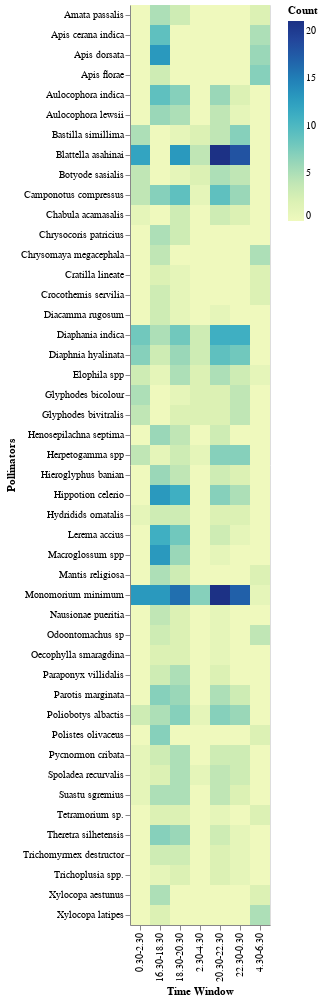

The cell this chart's notebook holds for it:
### Code cell
# prompt: Using dataframe df3: provide the code where it will show the growth of the pollinators with respect to the time given also suggest which graph is suitable.

# This dataset is not structured in a way that easily supports plotting growth over time.
# The time columns appear to represent distinct time windows rather than a continuous timeline.
# To visualize the distribution of pollinators across these time windows, you could consider a heatmap.

import altair as alt

df3_melted = df3.melt(id_vars=['Pollinators'], value_vars=['16.30-18.30', '18.30-20.30', '20.30-22.30', '22.30-0.30', '0.30-2.30', '2.30-4.30', '4.30-6.30'],
                      var_name='Time Window', value_name='Count')

alt.Chart(df3_melted).mark_rect().encode(
    x='Time Window:O',
    y='Pollinators:O',
    color='Count:Q'
)

### Figure 1 — Vega-Lite specification as saved in the notebook (floating-point values rounded to 4 significant figures; data arrays with more than 128 entries replaced by an {"elided": "..."} marker saying what was removed)
{"config": {"view": {"continuousWidth": 400, "continuousHeight": 300}}, "data": {"name": "data-1a22287c1a077e8fd76d1e48c0307c42"}, "mark": "rect", "encoding": {"color": {"field": "Count", "type": "quantitative"}, "x": {"field": "Time Window", "type": "ordinal"}, "y": {"field": "Pollinators", "type": "ordinal"}}, "$schema": "https://vega.github.io/schema/vega-lite/v4.17.0.json", "datasets": {"data-1a22287c1a077e8fd76d1e48c0307c42": {"elided": "329 records"}}}
